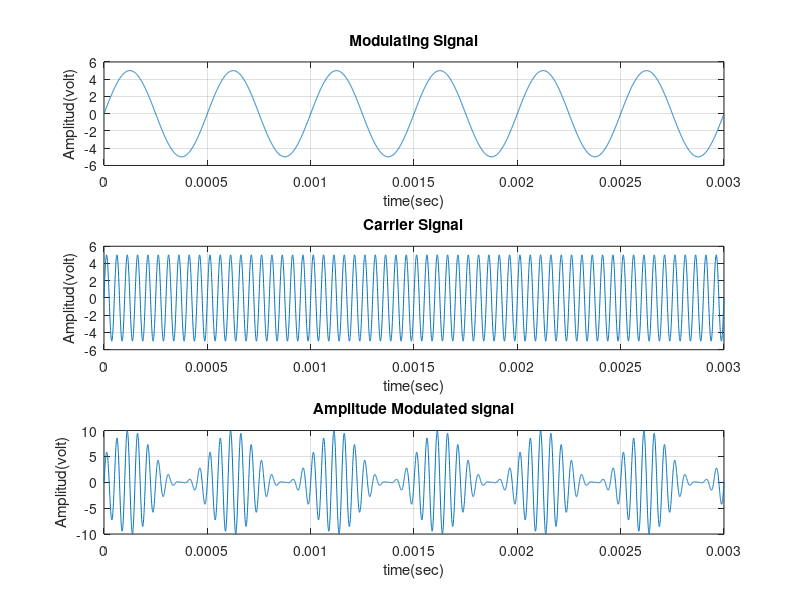

Recreate this plot in MATLAB.
clc;
close all;
clear all;

%Define AM modulation Index 
disp(' example: m=1 means 100% modulation');
%m=input(' Enter the value of modulation index (m) = ');
m=1; % for 100% modulation
if (0>m||m>1)
error('m may be less than or equal to one and geter than to zero'); 
end

%modulating signal generation 
Am=5; % Amplitude of modulating signal
fa=2000; % Frequency of modulating signal
Ta=1/fa; % Time period of modulating signal
t=0:Ta/999:6*Ta; % Total time for simulation
ym=Am*sin(2*pi*fa*t); % Eqation of modulating signal
figure(1)
subplot(3,1,1); 
plot(t,ym), grid on;% Graphical representation of Modulating signal
title ( ' Modulating Signal ');
xlabel ( ' time(sec) ');
ylabel (' Amplitud(volt) ');

%carrier signal generation 

Ac=Am/m;% Amplitude of carrier signal [ where, modulation Index (m)=Am/Ac ]
fc=fa*10;% Frequency of carrier signal
Tc=1/fc;% Time period of carrier signal
yc=Ac*sin(2*pi*fc*t);% Eqation of carrier signal
subplot(3,1,2);
plot(t,yc), grid on;% Graphical representation of carrier signal
title ( ' Carrier Signal ');
xlabel ( ' time(sec) ');
ylabel (' Amplitud(volt) ');

%AM Modulation 
y=Ac*(1+m*sin(2*pi*fa*t)).*sin(2*pi*fc*t); % Equation of Amplitude
%modulated signal
subplot(3,1,3);
plot(t,y);% Graphical representation of AM signal
title ( ' Amplitude Modulated signal ');
xlabel ( ' time(sec) ');
ylabel (' Amplitud(volt) ');
grid on;
